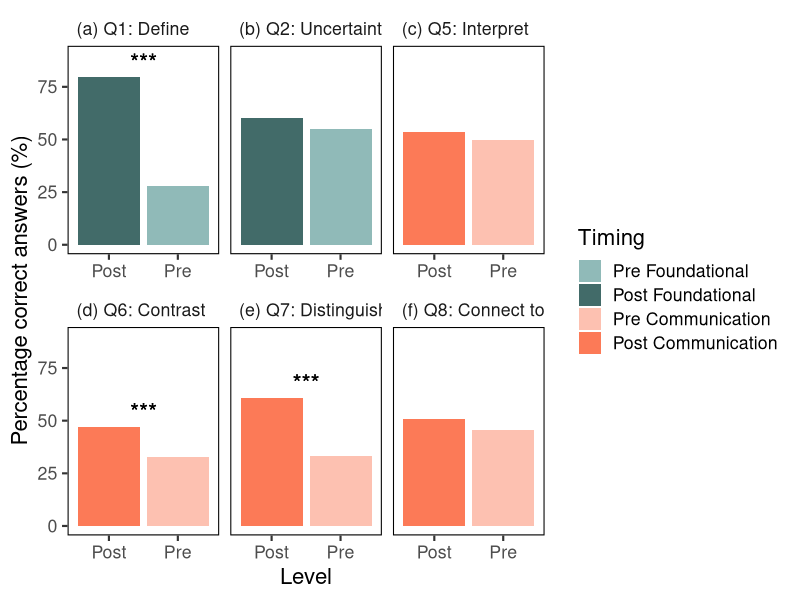
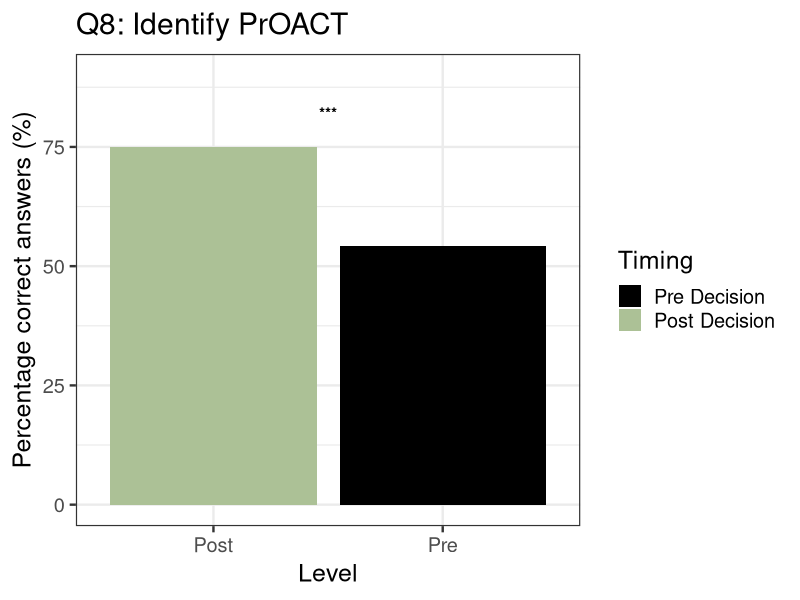
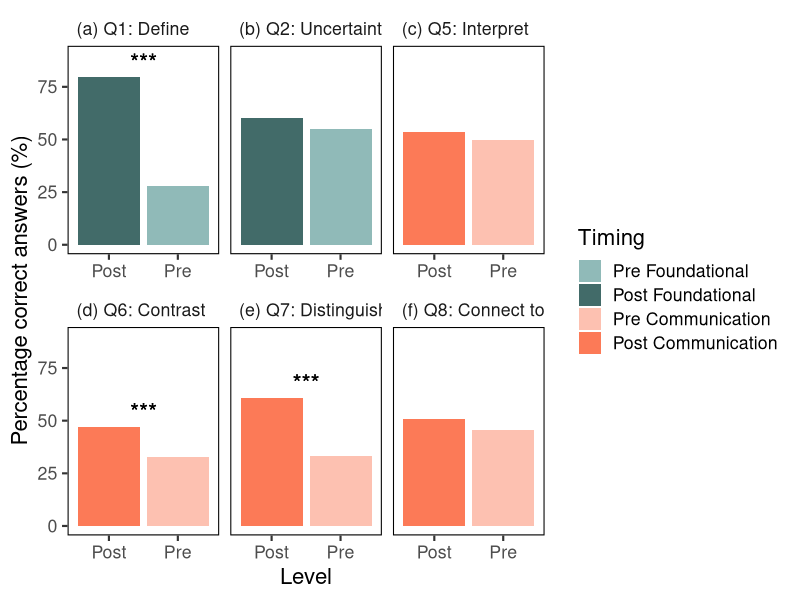

These figures' R source, in order:
# analyze multiple choice questions

# Load library and set theme ----
library(tidyverse)
library(ggpubr)

options(scipen=999, dplyr.print_max = 20)
mytheme <- theme(panel.grid.major = element_blank(), panel.grid.minor = element_blank(),  
                 axis.line.x = element_line(colour = "black"), axis.line.y = element_line(colour = "black"), 
                 axis.text.x=element_text(size=12, colour='black'), axis.text.y=element_text(size=12, colour='black'), 
                 axis.title.x=element_text(size=14), axis.title.y=element_text(size=14),
                 strip.text.x = element_text(size=14), strip.text.y = element_text(size=10),
                 legend.text = element_text(size = 10),
                 legend.title = element_text(size = 12),
                 panel.background = element_rect(fill = NA, color = "black"), 
                 text = element_text(size = 18))
scale_colour_discrete <- ggthemes::scale_colour_colorblind
scale_fill_discrete <- ggthemes::scale_fill_colorblind
#####

# Load in files ----
qs <- read.csv('./data_processed/multiple_choice_answers_graded_public.csv')

ans_key <- read_csv("data_processed/mod8_answer_key.csv")
ans_key <- ans_key %>% 
  mutate(answer = recode(answer, "a" = 1, "b" = 2, "c" = 3, "d" = 4, "e" = 5))
tgt_q <- c("Q6", "Q10", "Q11", "Q12", "Q13", "Q14", "Q15") 
ans_key2 <- ans_key %>% 
  mutate(question = factor(q_no, levels = tgt_q),
         answer = factor(answer)) %>% 
  filter(question %in% tgt_q)

# Calculate percentage of correct answers in pre & post
out2 <- plyr::ddply(qs, c("timing", "question"), function(x) {
  print(dim(x))
  idx <- which(ans_key2$question == x$question[1])
  corr_ans <- ans_key2$answer[idx]
  x <- na.exclude(x)
  n = nrow(x)
  pct <- (sum(as.character(x$response) == as.character(corr_ans)) / n) * 100
  return(data.frame(pct = pct, n = n))
})
out2$label <- paste0(out2$question, " (n = ", out2$n, ")") # Add label for plots
unique(out2$label)
#####

out2$label <-  paste0(out2$question, " (n = ", out2$n, ")") # Add label for plots
out2$label2 <- paste0(out2$level, " (n = ", out2$n, ")") # Add label for plots
unique(out2$label2)

# add significance
out3 <- plyr::ddply(qs, c("question"), function(x) {
  print(dim(x))
  
  idx <- which(ans_key2$question == x$question[1])
  corr_ans <- ans_key2$answer[idx]
  x <- na.exclude(x)
  n = nrow(x)
  x$value = as.numeric(as.character(x$response) == as.character(corr_ans))
  
  # x$response <- as.numeric(x$response)
  wid <- pivot_wider(x, id_cols = uni_id, names_from = timing, values_from = value)
  res <- wilcox.test(wid$Pre, wid$Post, paired = TRUE)
  pvalue <- res$p.value
  n = nrow(x)
  y <- ((sum(wid$Post, na.rm = TRUE) / nrow(wid)) * 100) + 10
  return(data.frame(pvalue = pvalue, y = y, n = n/2))
})
out3
out3$signif <- "***"
out3$signif[out3$pvalue > 0.05] <- ""


out4 <- left_join(out2, out3, by = "question")

###################################3
out4$category <- NA
for(i in 1:nrow(out4)){
  if(out4$question[i]=='Q6' | out4$question[i]=='Q10'){
    out4$category[i] <- 'Foundational'
  }
  if(out4$question[i]=='Q11' ){
    out4$category[i] <- 'Decision'
  }
  if(out4$question[i]=='Q13' | out4$question[i]=='Q14'| out4$question[i]=='Q12'| out4$question[i]=='Q15'){
    out4$category[i] <- 'Communication'
  }
}


out4$description <- NA
for(i in 1:nrow(out4)){
  if(out4$question[i]=='Q6'){
    out4$description[i] <- 'Q1: Define'
  }
  if(out4$question[i]=='Q10'){
    out4$description[i] <- 'Q2: Uncertainty'
  }
  if(out4$question[i]=='Q11'){
    out4$description[i] <- 'Q8: Identify PrOACT'
  }
  if(out4$question[i]=='Q12'){
    out4$description[i] <- 'Q5: Interpret'
  }
  if(out4$question[i]=='Q13'){
    out4$description[i] <- 'Q6: Contrast'
  }
  if(out4$question[i]=='Q14'){
    out4$description[i] <- 'Q7: Distinguish'
  }
  if(out4$question[i]=='Q15'){
    out4$description[i] <- 'Q9: Connect to user'
  }
}


out4$description <- factor(out4$description, ordered = TRUE, levels = c('Q1: Define', 'Q2: Uncertainty',
                                                                  'Q5: Interpret', 'Q6: Contrast', 'Q7: Distinguish',
                                                                   'Q9: Connect to user'))
out4$label3 <- paste0('Pre/Post ', out4$label2)
out4$timing_category <- NA

for(i in 1:nrow(out4)){
#  if(out4$timing[i]=='Post'){
    out4$timing_category[i] <- paste0(out4$timing[i], " ", out4$category[i])
 # }else(out4$timing_category[i] <- 'Pre')
}

out4$timing_category <- factor(out4$timing_category, levels = c('Pre Foundational', 
                                                                'Post Foundational', 
                                                                'Pre Decision',
                                                                'Post Decision',
                                                                'Pre Communication',
                                                                'Post Communication'))


out4$panel_label <- NA
for(i in 1:nrow(out4)){
  if(out4$question[i]=='Q6'){
    out4$panel_label[i] <- '(a) Q1: Define'  #'Q1: Define'
  }
  if(out4$question[i]=='Q10'){
    out4$panel_label[i] <-  '(b) Q2: Uncertainty' #'Q2: Uncertainty'
  }
  if(out4$question[i]=='Q11'){
    out4$panel_label[i] <- 'Q8: Identify PrOACT'
  }
  if(out4$question[i]=='Q12'){
    out4$panel_label[i] <- '(c) Q5: Interpret'  #'Q5: Interpret'
  }
  if(out4$question[i]=='Q13'){
    out4$panel_label[i] <-  '(d) Q6: Contrast' #'Q6: Contrast'
  }
  if(out4$question[i]=='Q14'){
    out4$panel_label[i] <-  '(e) Q7: Distinguish' #'Q7: Distinguish'
  }
  if(out4$question[i]=='Q15'){
    out4$panel_label[i] <-  '(f) Q8: Connect to user' #'Q8: Connect to user'
  }
}

out4$panel_label <- factor(out4$panel_label, ordered = TRUE, 
                           levels = c('(a) Q1: Define', 
                                      '(b) Q2: Uncertainty',
                                      '(c) Q5: Interpret', 
                                      '(d) Q6: Contrast', 
                                      '(e) Q7: Distinguish',
                                      '(f) Q8: Connect to user') )  

decision <- out4[out4$category=='Decision',]
out5 <- out4[out4$category!='Decision',]

mc <- ggplot(out5, aes(timing, pct, fill = timing_category)) +
  geom_col(position = "dodge") +
  geom_text(aes(label = signif,x = 1.5, y = y - 3), size = 6) +
  # geom_histogram(aes(color = timing, pct)) +
  facet_wrap( ~ panel_label,
              labeller = labeller(type = label_parsed),
              #ncol = 3,
              drop = FALSE,
              scales = 'free_x') +
  scale_fill_manual(values = c('#90bab8','#426B69', '#FDC1B1',  '#FC7A57')) +
  labs(fill = "Timing") +
  ylab("Percentage correct answers (%)") +
  xlab("Level") +  mytheme +
  theme_bw(base_size = 16) +
  theme(panel.grid.major = element_blank(),
        panel.grid.minor = element_blank(),
        strip.background = element_blank(),
        strip.text = element_text(hjust = 0),
        panel.border = element_rect(colour = "black", fill = NA)) +
  ylim(0, 90)
mc
ggsave('./figures/mult_choice_no_decision_newcolors.png', mc, scale = 1.3)

##################################################################################
# SI Fig for PrOACT question
q8 <- ggplot(decision, aes(timing, pct, fill = timing_category)) +
  geom_col(position = "dodge") +
  geom_text(aes(label = signif,x = 1.5, y = y - 3), size = 4) +
  # geom_histogram(aes(color = timing, pct)) +
  scale_fill_manual(values = c('black', '#ACC196')) +
  labs(fill = "Timing") +
  ggtitle('Q8: Identify PrOACT') +
  ylab("Percentage correct answers (%)") +
  xlab("Level") +  mytheme +
  theme_bw(base_size = 18) +
  ylim(0, 90)
q8
